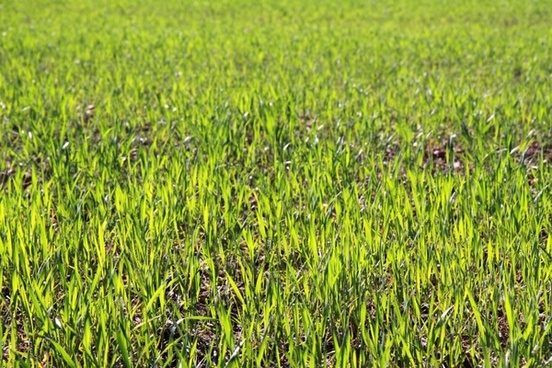
#> input picture 2.jpg, 552 x 368 px
$ python plot_equalize.py
#> lines starting #> are read from the running program, lines starting #| are printed output that depends on the picture
"""
======================
Histogram Equalization
======================
"""

import matplotlib
import matplotlib.pyplot as plt
import numpy as np
import matplotlib.image as mpimg

from skimage import data, img_as_float
from skimage import exposure


matplotlib.rcParams['font.size'] = 8


def plot_img_and_hist(image, axes, bins=256):
    """Plot an image along with its histogram and cumulative histogram.

    """
    image = img_as_float(image)
    ax_img, ax_hist = axes
    ax_cdf = ax_hist.twinx()

    # Display image
    ax_img.imshow(image, cmap=plt.cm.gray)
    ax_img.set_axis_off()
    ax_img.set_adjustable('box-forced')

    # Display histogram
    ax_hist.hist(image.ravel(), bins=bins, histtype='step', color='black')
    ax_hist.ticklabel_format(axis='y', style='scientific', scilimits=(0, 0))
    ax_hist.set_xlabel('Pixel intensity')
    ax_hist.set_xlim(0, 1)
    ax_hist.set_yticks([])

    # Display cumulative distribution
    img_cdf, bins = exposure.cumulative_distribution(image, bins)
    ax_cdf.plot(bins, img_cdf, 'r')
    ax_cdf.set_yticks([])

    return ax_img, ax_hist, ax_cdf


# Load an example image
img = mpimg.imread('2.jpg')
#> img is the input picture: shape (368, 552, 3); mean R, G, B 137.3, 154.5, 54.5

# Contrast stretching
p2, p98 = np.percentile(img, (2, 98))
#> p2 = 3; p98 = 221
img_rescale = exposure.rescale_intensity(img, in_range=(p2, p98))
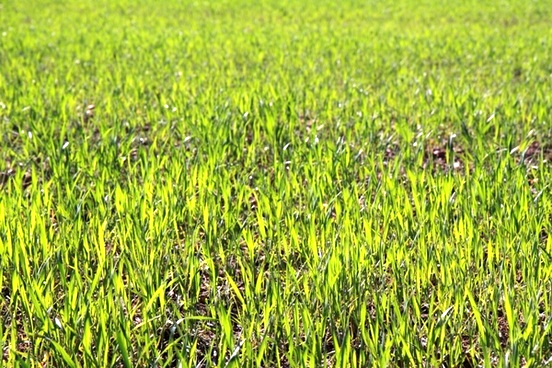
#> img_rescale: shape (368, 552, 3); mean R, G, B 156.4, 176.2, 59.9

# Equalization
img_eq = exposure.equalize_hist(img)

# Adaptive Equalization
img_adapteq = exposure.equalize_adapthist(img, clip_limit=0.03)
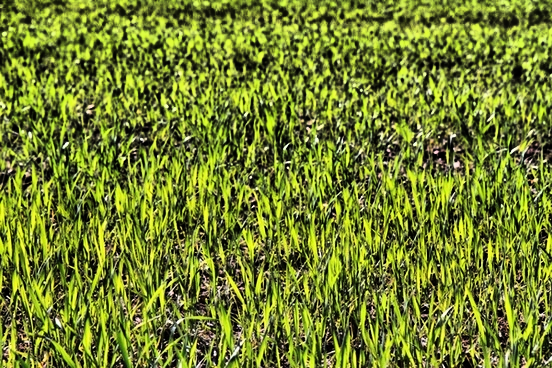
#> img_adapteq: shape (368, 552, 3) float64; mean R, G, B 0.451, 0.505, 0.183

# Display results
fig = plt.figure(figsize=(8, 5))
axes = np.zeros((2, 4), dtype=np.object)
axes[0, 0] = fig.add_subplot(2, 4, 1)
for i in range(1, 4):
    axes[0, i] = fig.add_subplot(2, 4, 1+i, sharex=axes[0,0], sharey=axes[0,0])
for i in range(0, 4):
    axes[1, i] = fig.add_subplot(2, 4, 5+i)

ax_img, ax_hist, ax_cdf = plot_img_and_hist(img, axes[:, 0])
#> in plot_img_and_hist, `img_cdf, bins = exposure.cumulative_distribution(image, bins)`: img_cdf = 256 values from 0.0169 to 1; bins = 256 values from 0.00195 to 0.998
ax_img.set_title('Low contrast image')

y_min, y_max = ax_hist.get_ylim()
#> y_min = 0; y_max = 10801.4
ax_hist.set_ylabel('Number of pixels')
ax_hist.set_yticks(np.linspace(0, y_max, 5))

ax_img, ax_hist, ax_cdf = plot_img_and_hist(img_rescale, axes[:, 1])
ax_img.set_title('Contrast stretching')

ax_img, ax_hist, ax_cdf = plot_img_and_hist(img_eq, axes[:, 2])
ax_img.set_title('Histogram equalization')

ax_img, ax_hist, ax_cdf = plot_img_and_hist(img_adapteq, axes[:, 3])
ax_img.set_title('Adaptive equalization')

ax_cdf.set_ylabel('Fraction of total intensity')
ax_cdf.set_yticks(np.linspace(0, 1, 5))

# prevent overlap of y-axis labels
fig.tight_layout()
plt.show()
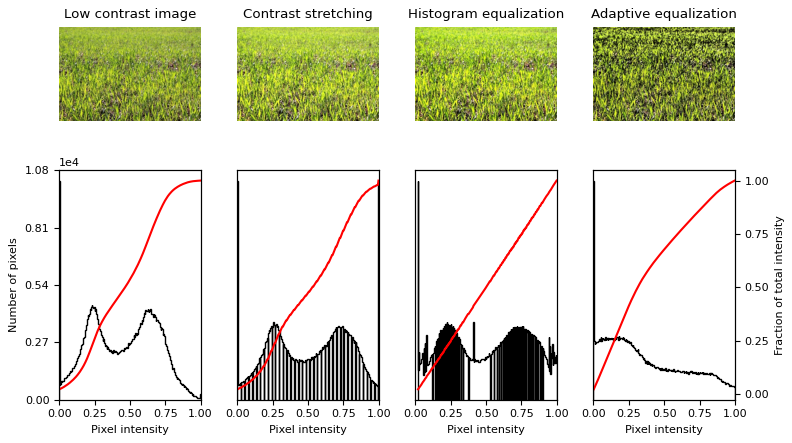
#> figure drawn by matplotlib, 12 panels; panel 12: curve peaks at x = 0.998, y = 1
